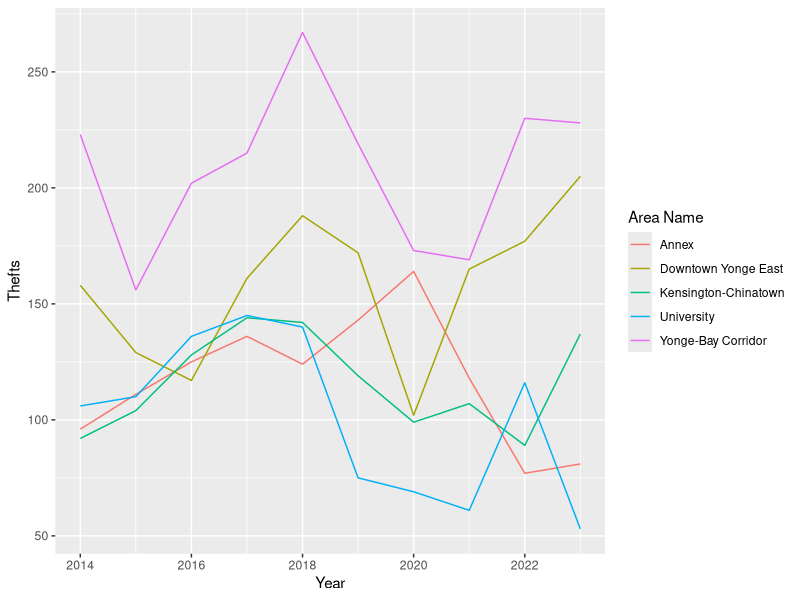
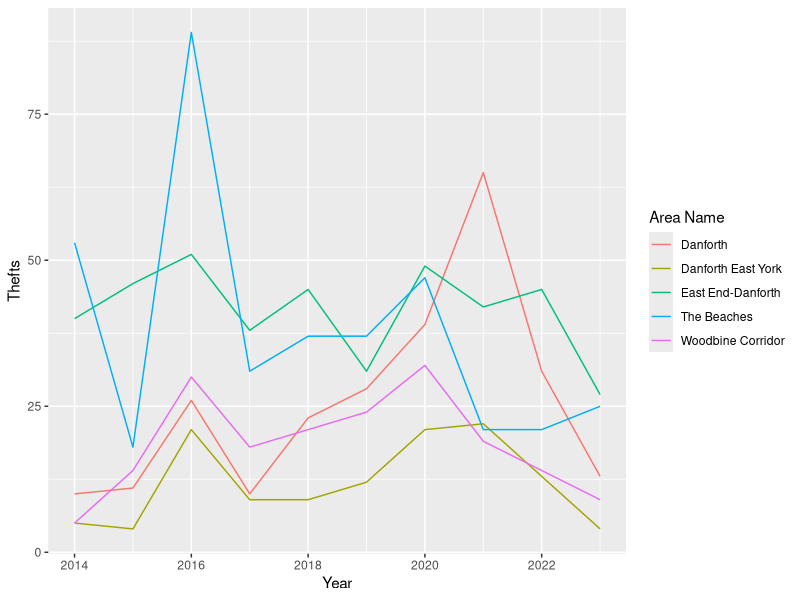

Write the R code that produced these figures, in order.
## ---- chunk 1
library(tidyr)
library(tidyverse)
library(here)
## ---- chunk 2
long_format_data <- read.csv(here::here("outputs/data/long_data.csv"))

## ---- chunk 3
urban_list<- c("Yonge-Bay Corridor", "Annex", "University", "Kensington-Chinatown", "Downtown Yonge East")

# area_data[area %in% urban_list, ] ## restricting to only look at URBAN AREAS

area_data1 <- filter(long_format_data, AREA_NAME %in% urban_list)

plot <- ggplot(area_data1, aes(x = year, y = value, color = AREA_NAME)) +
  geom_line() + 
  labs(colour="Area Name", x ="Year", y="Thefts")


plot

## ---- chunk 4

#| echo: false

#label: (this is how you refer to the text) (citations) 
#fig-cap: (title for the graph)

suburban_list<- c("Danforth", "The Beaches", "East End-Danforth", "Danforth East York", "Woodbine Corridor")

# area_data[area %in% urban_list, ] ## restricting to only look at URBAN AREAS

area_data2 <- filter(long_format_data, AREA_NAME %in% suburban_list)

plot <- ggplot(area_data2, aes(x = year, y = value, color = AREA_NAME)) +
  geom_line()+ 
  labs(colour="Area Name", x ="Year", y="Thefts")

plot
